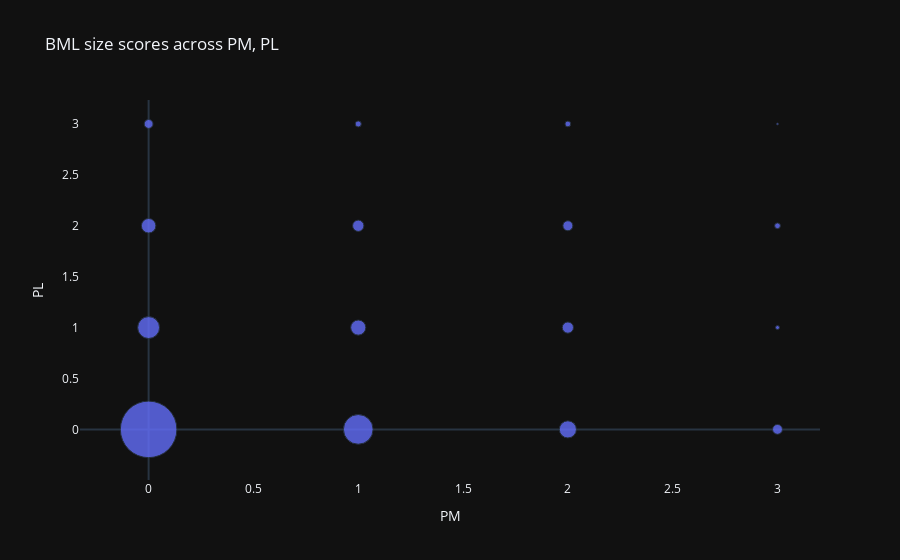

The notebook cell this image was saved under:
### Markdown cell above
## 2.2 Patella Subregion BML Analysis
The patella (knee-cap) region is made up of three subregions: the **medial** and **lateral** subregions. Both of these subregions are a site for BML size, number, and percentage tests.

### Code cell
from scripts.mbm.kl_oriented.kl_mbm_region_relationships import v00_moaks_shared_kl_mbms_p_df

patella_lateral_size = v00_moaks_shared_kl_mbms_p_df['V00MBMSPM']
patella_medial_size = v00_moaks_shared_kl_mbms_p_df['V00MBMSPL']

# pm = patella medial subregion
# pl = patella lateral subregion

# -- plot the size scores of both patella subregions at baseline -- #
size_scatter_femoral_medial = plot_2d_moaks_data(v00_moaks_shared_kl_mbms_p_df)
size_scatter_femoral_medial.show()

### Figure 1 — Plotly figure (JSON) as saved in the notebook; plotly's stock layout.template omitted (floating-point values rounded to 4 significant figures)
{"data": [{"hovertemplate": "V00MBMSPM=%{x}<br>V00MBMSPL=%{y}<br>count=%{marker.size}<extra></extra>", "legendgroup": "", "marker": {"color": "#636efa", "opacity": 0.8, "size": [1549, 232, 102, 38, 427, 111, 62, 18, 142, 61, 48, 16, 47, 8, 16, 2], "sizemode": "area", "sizeref": 0.9681, "symbol": "circle"}, "mode": "markers", "name": "", "orientation": "v", "showlegend": false, "x": [0.0, 0.0, 0.0, 0.0, 1.0, 1.0, 1.0, 1.0, 2.0, 2.0, 2.0, 2.0, 3.0, 3.0, 3.0, 3.0], "xaxis": "x", "y": [0.0, 1.0, 2.0, 3.0, 0.0, 1.0, 2.0, 3.0, 0.0, 1.0, 2.0, 3.0, 0.0, 1.0, 2.0, 3.0], "yaxis": "y", "type": "scatter"}], "layout": {"xaxis": {"anchor": "y", "domain": [0.0, 1.0], "title": {"text": "PM"}, "showgrid": false}, "yaxis": {"anchor": "x", "domain": [0.0, 1.0], "title": {"text": "PL"}, "showgrid": false}, "legend": {"tracegroupgap": 0, "itemsizing": "constant"}, "title": {"text": "BML size scores across PM, PL"}}}
